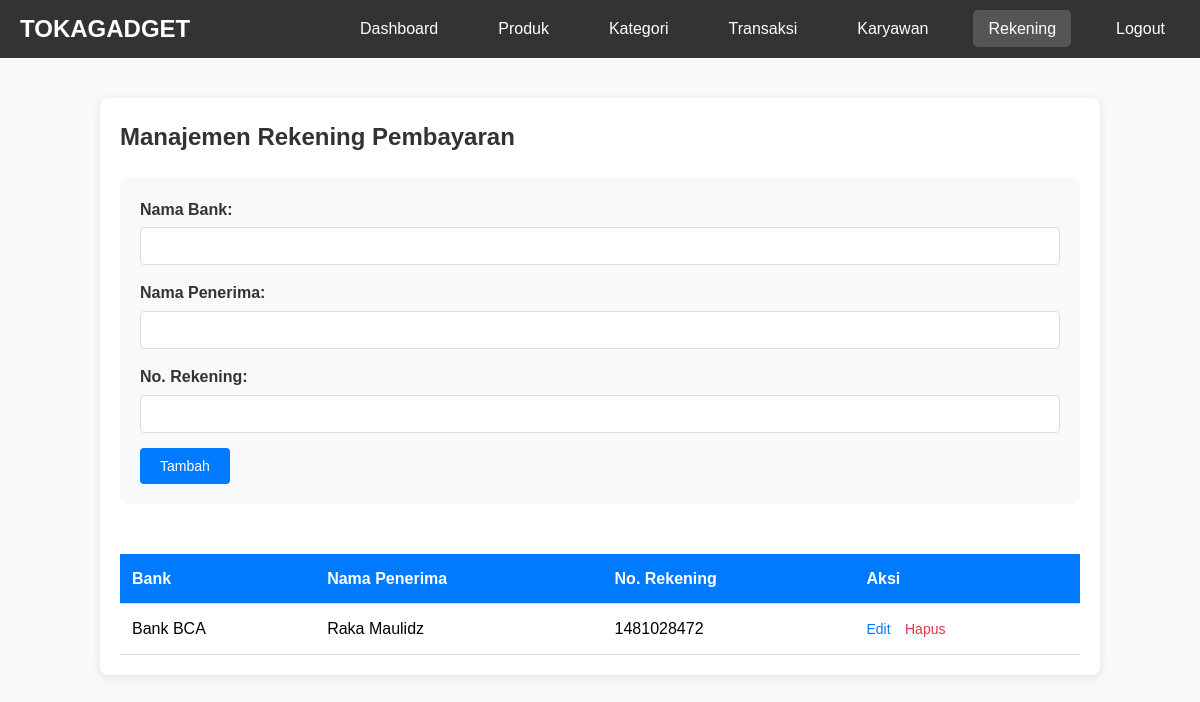
/basdat/admin/pembayaran.php (signed in), run on the app's committed database.
### tables this page shows
CREATE TABLE rekening_pembayaran (
    id_rekening INT PRIMARY KEY AUTO_INCREMENT,
    bank VARCHAR(50),
    nama_penerima VARCHAR(100),
    no_rekening VARCHAR(50)
);

### basdat/admin/pembayaran.php (the view, shortened to what this page needs)
<?php
require_once '../config/database.php';
$edit_data = null;
try {
    $rekening = $pdo->query("SELECT * FROM rekening_pembayaran ORDER BY id_rekening DESC")->fetchAll();
} catch (Exception $e) {
    $rekening = [];
    $message = "Error mengambil data: " . $e->getMessage();
}
?>
<!DOCTYPE html>
<html lang="id">
<head>
</head>
<body>
<nav class="navbar">
    <div class="nav-container">
        <a href="../index.php" class="logo">TOKAGADGET</a>
        <ul class="nav-menu">
            <li><a href="index.php">Dashboard</a></li>
            <li><a href="produk.php">Produk</a></li>
            <li><a href="kategori.php">Kategori</a></li>
            <li><a href="transaksi.php">Transaksi</a></li>
            <li><a href="karyawan.php">Karyawan</a></li>
            <li><a href="pembayaran.php" class="active">Rekening</a></li>
            <li><a href="../logout.php" onclick="return confirm('Keluar dari admin?')">Logout</a></li>
        </ul>
    </div>
</nav>
<div class="container">
    <h2><?php echo $edit_data ? 'Edit Rekening Pembayaran' : 'Manajemen Rekening Pembayaran'; ?></h2>
    <div class="form-container">
        <form method="POST" action="">
            <div class="form-group">
                <label for="bank">Nama Bank:</label>
                <input type="text" id="bank" name="bank"
                       value="<?php echo $edit_data ? htmlspecialchars($edit_data['bank']) : ''; ?>"
                       required>
            </div>
            <div class="form-group">
                <label for="nama_penerima">Nama Penerima:</label>
                <input type="text" id="nama_penerima" name="nama_penerima"
                       value="<?php echo $edit_data ? htmlspecialchars($edit_data['nama_penerima']) : ''; ?>"
                       required>
            </div>
            <div class="form-group">
                <label for="no_rekening">No. Rekening:</label>
                <input type="text" id="no_rekening" name="no_rekening"
                       value="<?php echo $edit_data ? htmlspecialchars($edit_data['no_rekening']) : ''; ?>"
                       required>
            </div>
            <?php if ($edit_data): ?>
                <button type="submit" name="edit" class="btn">Update</button>
                <a href="pembayaran.php" class="btn btn-secondary">Batal</a>
            <?php else: ?>
                <button type="submit" name="tambah" class="btn">Tambah</button>
            <?php endif; ?>
        </form>
    </div>
    <div class="table-container">
        <table>
            <thead>
                <tr>
                    <th>Bank</th>
                    <th>Nama Penerima</th>
                    <th>No. Rekening</th>
                    <th>Aksi</th>
                </tr>
            </thead>
            <tbody>
                <?php if (empty($rekening)): ?>
                    <tr>
                        <td colspan="4" class="empty-state">Belum ada data rekening pembayaran</td>
                    </tr>
                <?php else: ?>
                    <?php foreach ($rekening as $row): ?>
                    <tr>
                        <td><?php echo htmlspecialchars($row['bank']); ?></td>
                        <td><?php echo htmlspecialchars($row['nama_penerima']); ?></td>
                        <td><?php echo htmlspecialchars($row['no_rekening']); ?></td>
                        <td class="action-links">
                            <a href="pembayaran.php?edit=<?php echo urlencode($row['id_rekening']); ?>">Edit</a>
                            <a href="pembayaran.php?hapus=<?php echo urlencode($row['id_rekening']); ?>"
                               class="delete"
                               onclick="return confirm('Yakin ingin menghapus rekening <?php echo htmlspecialchars($row['bank']); ?> - <?php echo htmlspecialchars($row['nama_penerima']); ?>?')">Hapus</a>
                        </td>
                    </tr>
                    <?php endforeach; ?>
                <?php endif; ?>
            </tbody>
        </table>
    </div>
</div>
</body>
</html>

### basdat/admin/pembayaran.php (style rules this page uses)
* { margin: 0; padding: 0; box-sizing: border-box; }
body { font-family: Arial, sans-serif; background: #f9f9f9; line-height: 1.6; }
.navbar { background: #333; padding: 10px 0; }
.nav-container { max-width: 1200px; margin: 0 auto; display: flex; justify-content: space-between; align-items: center; padding: 0 20px; }
.logo { color: white; font-size: 24px; font-weight: bold; text-decoration: none; }
.nav-menu { display: flex; list-style: none; }
.nav-menu li { margin-left: 30px; }
.nav-menu a { color: white; text-decoration: none; padding: 10px 15px; border-radius: 5px; transition: background 0.3s; }
.nav-menu a:hover, .nav-menu a.active { background: #555; }
.container { max-width: 1000px; margin: 40px auto; padding: 20px; background: white; box-shadow: 0 2px 10px rgba(0,0,0,0.1); border-radius: 8px; }
h2 { margin-bottom: 20px; color: #333; }
.form-container { background: #f8f9fa; padding: 20px; border-radius: 8px; margin-bottom: 30px; }
.form-group { margin-bottom: 15px; }
label { display: block; font-weight: bold; margin-bottom: 5px; color: #333; }
input[type="text"] { width: 100%; padding: 10px; border: 1px solid #ddd; border-radius: 4px; font-size: 14px; }
.btn { background: #007bff; color: white; padding: 10px 20px; border: none; border-radius: 4px; cursor: pointer; text-decoration: none; display: inline-block; margin-right: 10px; font-size: 14px; transition: background 0.3s; }
.table-container { overflow-x: auto; }
table { width: 100%; border-collapse: collapse; margin-top: 20px; }
th, td { padding: 12px; text-align: left; border-bottom: 1px solid #ddd; }
th { background: #007bff; color: white; font-weight: bold; }
.action-links a { color: #007bff; text-decoration: none; margin-right: 10px; font-size: 14px; }
.action-links .delete { color: #dc3545; }

### data on the page
rekening_pembayaran: bank "Bank BCA", nama_penerima "Raka Maulidz", no_rekening "1481028472"
